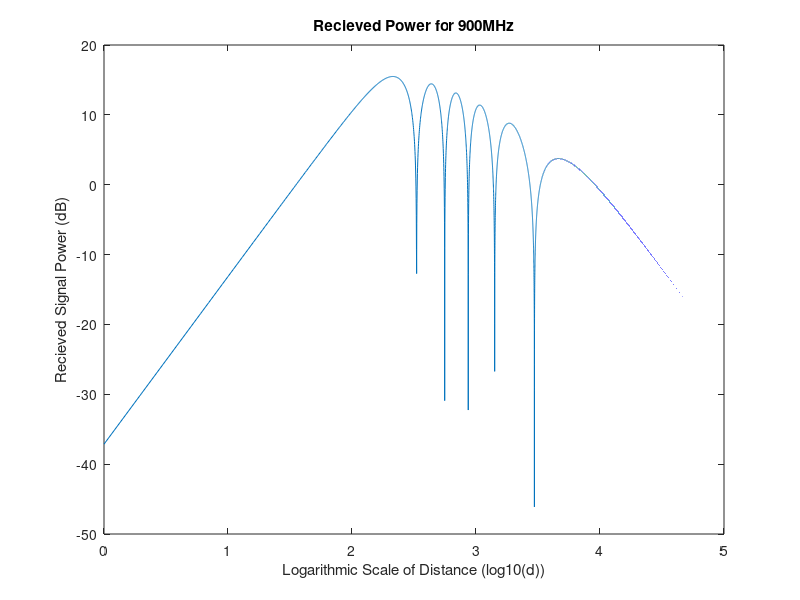

MATLAB code to generate this figure:
PtGt = 1;
Gr = 1;
L = 2e-9;
ht = 500;
hr = 2;
d = 1:1:100000;
fc = 4.5e8;
c = 3e8;
lambda = c / fc;

d1 = (d.^2+(ht-hr).^2 ).^(1/2);
d2 = (d.^2+(ht+hr).^2 ).^(1/2);

PrF = (lambda ./ (4 * pi .* d1) ) .^2 * PtGt * Gr / L;
deltaPhiL = 2 * pi .* (d2-d1) ./ lambda;
Pr = PrF .* abs(1 - d1/d2 .* exp(-1i * deltaPhiL)).^2;
dBmF = 6 * log10(Pr*20);

l = log10(d);
plot(l,dBmF);

title("Recieved Power for 900MHz");
ylabel("Recieved Signal Power (dB)");
xlabel("Logarithmic Scale of Distance (log10(d))");
